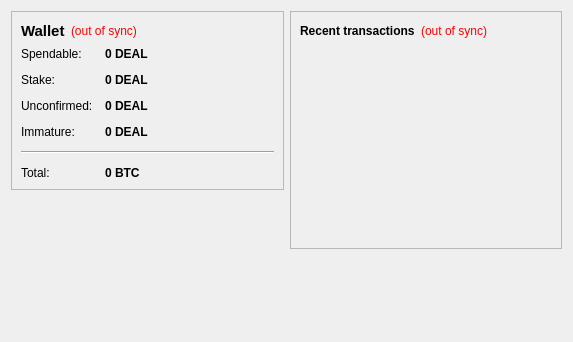
<?xml version="1.0" encoding="UTF-8"?>
<ui version="4.0">
 <class>OverviewPage</class>
 <widget class="QWidget" name="OverviewPage">
  <property name="geometry">
   <rect>
    <x>0</x>
    <y>0</y>
    <width>573</width>
    <height>342</height>
   </rect>
  </property>
  <property name="windowTitle">
   <string>Form</string>
  </property>
  <layout class="QHBoxLayout" name="horizontalLayout" stretch="1,1">
   <item>
    <layout class="QVBoxLayout" name="verticalLayout_2">
     <item>
      <widget class="QFrame" name="frame">
       <property name="frameShape">
        <enum>QFrame::StyledPanel</enum>
       </property>
       <property name="frameShadow">
        <enum>QFrame::Raised</enum>
       </property>
       <layout class="QVBoxLayout" name="verticalLayout_4">
        <item>
         <layout class="QHBoxLayout" name="horizontalLayout_4">
          <item>
           <widget class="QLabel" name="label_5">
            <property name="font">
             <font>
              <pointsize>11</pointsize>
              <weight>75</weight>
              <bold>true</bold>
             </font>
            </property>
            <property name="text">
             <string>Wallet</string>
            </property>
           </widget>
          </item>
          <item>
           <widget class="QLabel" name="labelWalletStatus">
            <property name="toolTip">
             <string>The displayed information may be out of date. Your wallet automatically synchronizes with the idealcash network after a connection is established, but this process has not completed yet.</string>
            </property>
            <property name="styleSheet">
             <string notr="true">QLabel { color: red; }</string>
            </property>
            <property name="text">
             <string notr="true">(out of sync)</string>
            </property>
            <property name="alignment">
             <set>Qt::AlignLeading|Qt::AlignLeft|Qt::AlignVCenter</set>
            </property>
           </widget>
          </item>
          <item>
           <spacer name="horizontalSpacer_2">
            <property name="orientation">
             <enum>Qt::Horizontal</enum>
            </property>
            <property name="sizeHint" stdset="0">
             <size>
              <width>40</width>
              <height>20</height>
             </size>
            </property>
           </spacer>
          </item>
         </layout>
        </item>
        <item>
         <layout class="QFormLayout" name="formLayout_2">
          <property name="fieldGrowthPolicy">
           <enum>QFormLayout::AllNonFixedFieldsGrow</enum>
          </property>
          <property name="horizontalSpacing">
           <number>12</number>
          </property>
          <property name="verticalSpacing">
           <number>12</number>
          </property>
          <item row="0" column="0">
           <widget class="QLabel" name="label">
            <property name="text">
             <string>Spendable:</string>
            </property>
           </widget>
          </item>
          <item row="0" column="1">
           <widget class="QLabel" name="labelBalance">
            <property name="font">
             <font>
              <weight>75</weight>
              <bold>true</bold>
             </font>
            </property>
            <property name="cursor">
             <cursorShape>IBeamCursor</cursorShape>
            </property>
            <property name="toolTip">
             <string>Your current spendable balance</string>
            </property>
            <property name="text">
             <string notr="true">0 DEAL</string>
            </property>
            <property name="textInteractionFlags">
             <set>Qt::LinksAccessibleByMouse|Qt::TextSelectableByKeyboard|Qt::TextSelectableByMouse</set>
            </property>
           </widget>
          </item>
          <item row="1" column="0">
           <widget class="QLabel" name="label_6">
            <property name="text">
             <string>Stake:</string>
            </property>
           </widget>
          </item>
          <item row="1" column="1">
           <widget class="QLabel" name="labelStake">
            <property name="font">
             <font>
              <weight>75</weight>
              <bold>true</bold>
             </font>
            </property>
            <property name="cursor">
             <cursorShape>IBeamCursor</cursorShape>
            </property>
            <property name="toolTip">
             <string>Total of coins that was staked, and do not yet count toward the current balance</string>
            </property>
            <property name="text">
             <string notr="true">0 DEAL</string>
            </property>
            <property name="textInteractionFlags">
             <set>Qt::LinksAccessibleByMouse|Qt::TextSelectableByKeyboard|Qt::TextSelectableByMouse</set>
            </property>
           </widget>
          </item>
          <item row="2" column="0">
           <widget class="QLabel" name="label_3">
            <property name="text">
             <string>Unconfirmed:</string>
            </property>
           </widget>
          </item>
          <item row="2" column="1">
           <widget class="QLabel" name="labelUnconfirmed">
            <property name="font">
             <font>
              <weight>75</weight>
              <bold>true</bold>
             </font>
            </property>
            <property name="cursor">
             <cursorShape>IBeamCursor</cursorShape>
            </property>
            <property name="toolTip">
             <string>Total of transactions that have yet to be confirmed, and do not yet count toward the current balance</string>
            </property>
            <property name="text">
             <string notr="true">0 DEAL</string>
            </property>
            <property name="textInteractionFlags">
             <set>Qt::LinksAccessibleByMouse|Qt::TextSelectableByKeyboard|Qt::TextSelectableByMouse</set>
            </property>
           </widget>
          </item>
          <item row="3" column="0">
           <widget class="QLabel" name="labelImmatureText">
            <property name="text">
             <string>Immature:</string>
            </property>
           </widget>
          </item>
          <item row="3" column="1">
           <widget class="QLabel" name="labelImmature">
            <property name="font">
             <font>
              <weight>75</weight>
              <bold>true</bold>
             </font>
            </property>
            <property name="toolTip">
             <string>Mined balance that has not yet matured</string>
            </property>
            <property name="text">
             <string notr="true">0 DEAL</string>
            </property>
            <property name="textInteractionFlags">
             <set>Qt::LinksAccessibleByMouse|Qt::TextSelectableByKeyboard|Qt::TextSelectableByMouse</set>
            </property>
           </widget>
          </item>
          <item row="4" column="0" colspan="2">
           <widget class="Line" name="line">
            <property name="orientation">
             <enum>Qt::Horizontal</enum>
            </property>
           </widget>
          </item>
          <item row="5" column="0">
           <widget class="QLabel" name="labelTotalText">
            <property name="text">
             <string>Total:</string>
            </property>
           </widget>
          </item>
          <item row="5" column="1">
           <widget class="QLabel" name="labelTotal">
            <property name="font">
             <font>
              <weight>75</weight>
              <bold>true</bold>
             </font>
            </property>
            <property name="cursor">
             <cursorShape>IBeamCursor</cursorShape>
            </property>
            <property name="toolTip">
             <string>Your current total balance</string>
            </property>
            <property name="text">
             <string notr="true">0 BTC</string>
            </property>
            <property name="textInteractionFlags">
             <set>Qt::LinksAccessibleByMouse|Qt::TextSelectableByKeyboard|Qt::TextSelectableByMouse</set>
            </property>
           </widget>
          </item>
         </layout>
        </item>
       </layout>
      </widget>
     </item>
     <item>
      <spacer name="verticalSpacer">
       <property name="orientation">
        <enum>Qt::Vertical</enum>
       </property>
       <property name="sizeHint" stdset="0">
        <size>
         <width>20</width>
         <height>40</height>
        </size>
       </property>
      </spacer>
     </item>
    </layout>
   </item>
   <item>
    <layout class="QVBoxLayout" name="verticalLayout_3">
     <item>
      <widget class="QFrame" name="frame_2">
       <property name="frameShape">
        <enum>QFrame::StyledPanel</enum>
       </property>
       <property name="frameShadow">
        <enum>QFrame::Raised</enum>
       </property>
       <layout class="QVBoxLayout" name="verticalLayout">
        <item>
         <layout class="QHBoxLayout" name="horizontalLayout_2">
          <item>
           <widget class="QLabel" name="label_4">
            <property name="text">
             <string>&lt;b&gt;Recent transactions&lt;/b&gt;</string>
            </property>
           </widget>
          </item>
          <item>
           <widget class="QLabel" name="labelTransactionsStatus">
            <property name="toolTip">
             <string>The displayed information may be out of date. Your wallet automatically synchronizes with the idealcash network after a connection is established, but this process has not completed yet.</string>
            </property>
            <property name="styleSheet">
             <string notr="true">QLabel { color: red; }</string>
            </property>
            <property name="text">
             <string notr="true">(out of sync)</string>
            </property>
            <property name="alignment">
             <set>Qt::AlignRight|Qt::AlignTrailing|Qt::AlignVCenter</set>
            </property>
           </widget>
          </item>
          <item>
           <spacer name="horizontalSpacer">
            <property name="orientation">
             <enum>Qt::Horizontal</enum>
            </property>
            <property name="sizeHint" stdset="0">
             <size>
              <width>40</width>
              <height>20</height>
             </size>
            </property>
           </spacer>
          </item>
         </layout>
        </item>
        <item>
         <widget class="QListView" name="listTransactions">
          <property name="styleSheet">
           <string notr="true">QListView { background: transparent; }</string>
          </property>
          <property name="frameShape">
           <enum>QFrame::NoFrame</enum>
          </property>
          <property name="verticalScrollBarPolicy">
           <enum>Qt::ScrollBarAlwaysOff</enum>
          </property>
          <property name="horizontalScrollBarPolicy">
           <enum>Qt::ScrollBarAlwaysOff</enum>
          </property>
          <property name="selectionMode">
           <enum>QAbstractItemView::NoSelection</enum>
          </property>
         </widget>
        </item>
       </layout>
      </widget>
     </item>
     <item>
      <spacer name="verticalSpacer_2">
       <property name="orientation">
        <enum>Qt::Vertical</enum>
       </property>
       <property name="sizeHint" stdset="0">
        <size>
         <width>20</width>
         <height>40</height>
        </size>
       </property>
      </spacer>
     </item>
    </layout>
   </item>
  </layout>
 </widget>
 <resources/>
 <connections/>
</ui>
